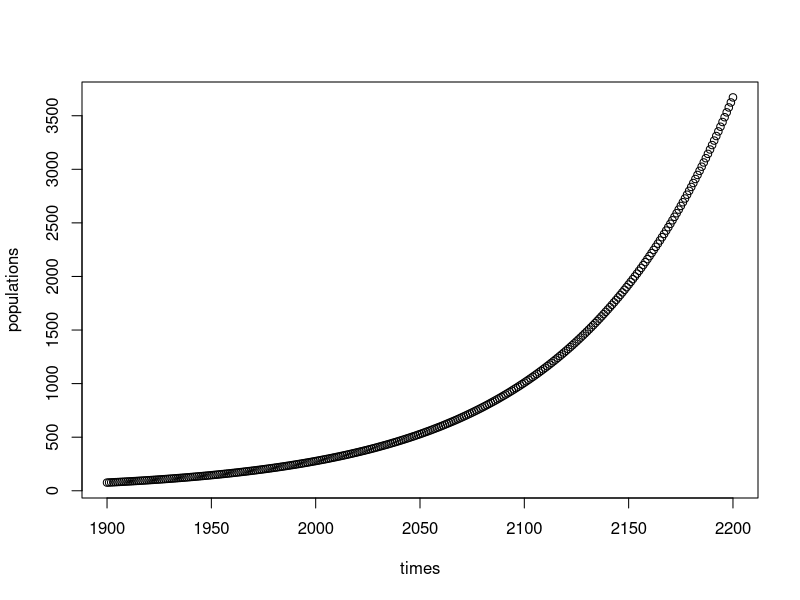

Recreate this plot in R.
malthus <- function(initial_time, initial_population, time_interval, N, growth_rate) {
    time <- initial_time
    population <- initial_population
    times <- c(time)
    populations <- c(population)
    for(i in 1:N) {
        population <- population + growth_rate*time_interval*population
        time <- time + time_interval
        times <- c(times, time)
        populations <- c(populations, population)
    }

    return(data.frame(times, populations))
}

plot(malthus(1900, 76.2, 1, 300, 0.013))
